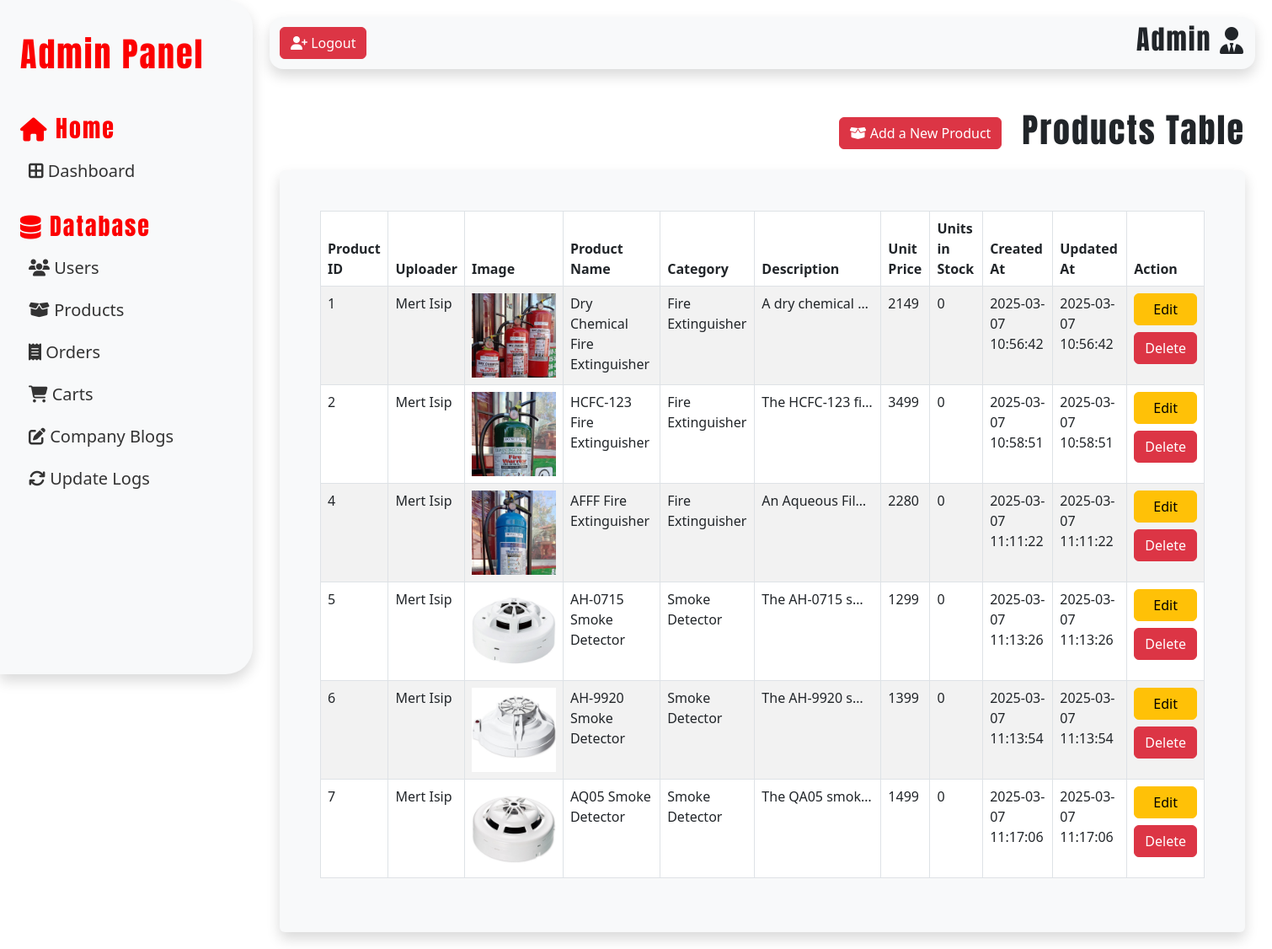
Page /src/adminIndex.php?page=products (signed in) on the earlier database version.
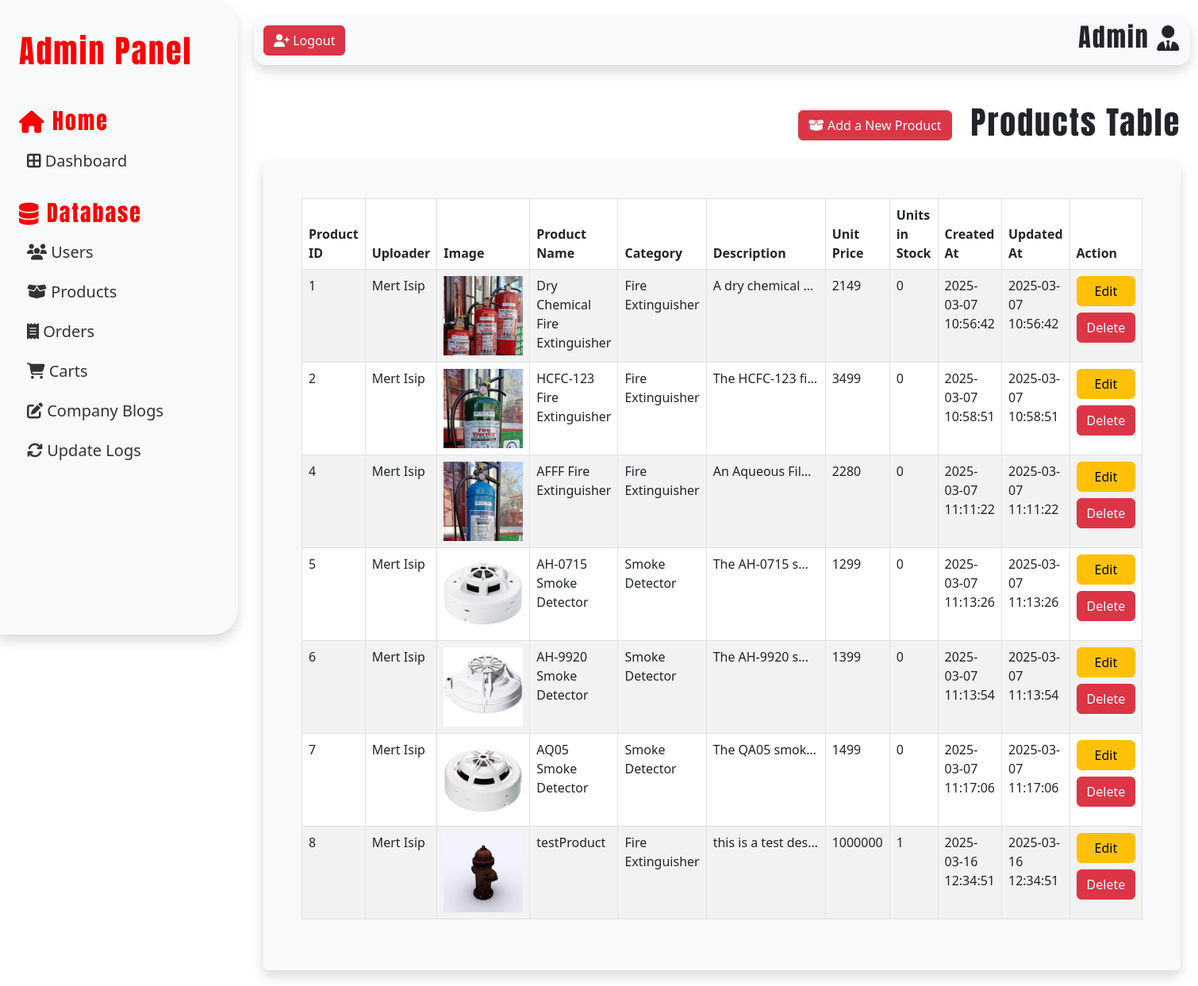
Same page on the later database version.
### tables this page shows
CREATE TABLE `products_tbl` (
  `productID` int(11) NOT NULL AUTO_INCREMENT,
  `userID` int(11) DEFAULT NULL,
  `productName` varchar(50) NOT NULL,
  `productIMG` varchar(100) NOT NULL,
  `categoryID` int(11) DEFAULT NULL,
  `productDesc` text NOT NULL,
  `productPrice` float NOT NULL,
  `inStock` int(11) NOT NULL DEFAULT 0,
  `createdAt` datetime NOT NULL DEFAULT current_timestamp(),
  `updatedAt` datetime NOT NULL DEFAULT current_timestamp(),
  PRIMARY KEY (`productID`),
  UNIQUE KEY `productName` (`productName`),
  KEY `productCategoryFK` (`categoryID`) USING BTREE,
  KEY `productUserFK` (`userID`),
  CONSTRAINT `productCategoryFK` FOREIGN KEY (`categoryID`) REFERENCES `categories_tbl` (`categoryID`) ON DELETE NO ACTION ON UPDATE NO ACTION,
  CONSTRAINT `productUserFK` FOREIGN KEY (`userID`) REFERENCES `users_tbl` (`userID`) ON DELETE NO ACTION ON UPDATE NO ACTION
);

CREATE TABLE `categories_tbl` (
  `categoryID` int(11) NOT NULL AUTO_INCREMENT,
  `categoryName` varchar(50) NOT NULL,
  `createdAt` datetime NOT NULL DEFAULT current_timestamp(),
  `updatedAt` datetime NOT NULL DEFAULT current_timestamp(),
  PRIMARY KEY (`categoryID`),
  UNIQUE KEY `categoryName` (`categoryName`)
);

### src/adminPages/productsTable.php (the view, shortened to what this page needs)
<?php
require_once 'weltz_dbconnect.php';
$productsSQL =
    "SELECT
        p.productID,
        CONCAT(u.userFname, ' ', u.userLname) AS userFullName,
        p.productIMG,
        p.productName,
        c.categoryName,
        p.productDesc,
        p.productPrice,
        p.inStock,
        p.createdAt,
        p.updatedAt
    FROM
        products_tbl p
    JOIN
        users_tbl u ON p.userID = u.userID
    JOIN
        categories_tbl c ON p.categoryID = c.categoryID
    ";
$productsSQLResult = $conn->query($productsSQL);
?>
<div class="userTableHeader mb-3 d-flex justify-content-end align-items-center gap-3">
    <button type="button" class="btn btn-danger me-2" data-bs-toggle="modal" data-bs-target="#addNewProdModal">
        <i class="fa-solid fa-box-open"></i> Add a New Product
    </button>
    <h1>Products Table</h1>
</div>
<div class="container-fluid bg-light p-5 rounded shadow">
    <table id="myTable" class="table table-bordered table-striped">
        <thead>
            <tr>
                <th>Product ID</th>
                <th>Uploader</th>
                <th>Image</th>
                <th>Product Name</th>
                <th>Category</th>
                <th>Description</th>
                <th>Unit Price</th>
                <th>Units in Stock</th>
                <th>Created At</th>
                <th>Updated At</th>
                <th>Action</th>
            </tr>
        </thead>
        <tbody>
            <?php
            if ($productsSQLResult->num_rows > 0) {
                while ($row = $productsSQLResult->fetch_assoc()) {
            ?>
                    <tr>
                        <td><?php echo $row['productID'] ?></td>
                        <td><?php echo $row['userFullName'] ?></td>
                        <td><img src="<?php echo $row['productIMG'] ?>" alt="<?php echo $row['productName'] ?>" style="width:100px"></td>
                        <td><?php echo $row['productName'] ?></td>
                        <td><?php echo $row['categoryName'] ?></td>
                        <td style="max-width: 150px; white-space: nowrap; overflow: hidden; text-overflow: ellipsis;">
                            <?php echo $row['productDesc'] ?>
                        </td>
                        <td><?php echo $row['productPrice'] ?></td>
                        <td><?php echo $row['inStock'] ?></td>
                        <td><?php echo  $row['createdAt'] ?></td>
                        <td><?php echo  $row['updatedAt'] ?></td>
                        <td>
                            <div class='d-grid gap-2'>
                                <button class='btn btn-warning'>Edit</button>
                                <button class='btn btn-danger'>Delete</button>
                            </div>
                        </td>
                    </tr>
                <?php
                }
            } else {
                ?>
                <h1 class="text-center">No products found</h1>
            <?php
            }
            ?>
        </tbody>
    </table>
</div>

### src/adminIndex.php (shortened to what this page needs)
<!DOCTYPE html>
<html lang="en">
<head>
  <link rel="stylesheet" href="styles.css">
  <link rel="stylesheet" href="adminPages/adminDashboard.css">
  <?php require_once 'cssLibraries.php' ?>
</head>
<body class="adminPanel">
  <nav id="sidebar" class="bg-light p-4 shadow rounded-end-5">
    <div class="sidebar-header mb-5 mt-3">
      <h1>Admin Panel</h1>
    </div>
    <div class="mb-4">
      <div class="sidebar-header">
        <h3><i class="fa-solid fa-house"></i> Home</h3>
      </div>
      <ul class="list-unstyled components">
        <li>
          <a class="fs-5" href="?page=dashboard"><i class="fa-solid fa-border-all"></i> Dashboard</a>
        </li>
      </ul>
    </div>
    <div>
      <div class="sidebar-header">
        <h3><i class="fa-solid fa-database"></i> Database</h3>
      </div>
      <ul class="list-unstyled components">
        <li>
          <a class="fs-5" href="?page=users"><i class="fa-solid fa-users"></i> Users</a>
        </li>
        <li>
          <a class="fs-5" href="?page=products"><i class="fa-solid fa-box-open"></i> Products</a>
        </li>
        <li>
          <a class="fs-5" href="?page=orders"><i class="fa-solid fa-receipt"></i> Orders</a>
        </li>
        <li>
          <a class="fs-5" href="?page=carts"><i class="fa-solid fa-cart-shopping"></i> Carts</a>
        </li>
        <li>
          <a class="fs-5" href="?page=blogs"><i class="fa-solid fa-pen-to-square"></i> Company Blogs</a>
        </li>
        <li>
          <a class="fs-5" href="?page=logs"><i class="fa-solid fa-arrows-rotate"></i> Update Logs</a>
        </li>
      </ul>
    </div>
  </nav>
  <div class="container-fluid" id="adminContent">
    <nav id="adminHeader" class="navbar navbar-expand-lg navbar-light bg-light mb-5 rounded-4 shadow">
      <div class="container-fluid">
        <form id="logoutUserForm" method="POST">
          <button type="submit" class="btn btn-danger">
            <i class="fa-solid fa-user-plus"></i> Logout
          </button>
        </form>
        <h2 class="ml-3">Admin <i class="fa-solid fa-user-tie"></i></h2>
      </div>
    </nav>
    <div class="container-fluid">
      <?php
      $page = 'dashboard';
      if (isset($_GET['page'])) {
        $page = $_GET['page'];
      }
      switch ($page) {
        case 'products':
          include 'adminPages/productsTable.php';
          break;
      }
      ?>
    </div>
  </div>
</body>
</html>

### src/cssLibraries.php (shortened to what this page needs)
<link href="https://cdn.jsdelivr.net/npm/bootstrap@5.3.3/dist/css/bootstrap.min.css" rel="stylesheet">
<link rel="stylesheet" href="https://cdnjs.cloudflare.com/ajax/libs/font-awesome/6.7.2/css/all.min.css" />
<link rel="stylesheet" href="https://cdnjs.cloudflare.com/ajax/libs/twitter-bootstrap/5.3.0/css/bootstrap.min.css">
<link rel="stylesheet" href="https://cdn.datatables.net/2.2.2/css/dataTables.bootstrap5.css">

### src/styles.css (style rules this page uses)
* { padding: 0; margin: 0; box-sizing: border-box; }
html { scroll-behavior: smooth; }
body { background-color: white; color: #231f20; font-family: 'Bebas Neue', sans-serif; }
h1, h2, h3 { font-family: 'Anton', sans-serif; letter-spacing: 2px; }
.adminPanel { display: flex; }
#sidebar { min-width: 300px; max-width: 300px; height: 100vh; color: #fc0001; top: 0; position: sticky; }
#adminContent { width: 100%; padding: 20px; }
.components { padding: 0; list-style: none; }
.components li { padding: 10px; }
.components a { color: #333; display: block; text-decoration: none; font-size: 1.2rem; transition: color 0.3s ease-in-out, transform 0.3s ease-in-out; }
#adminHeader { top: 0; position: sticky; }

Differences in the rows shown:
added products_tbl: productID "8", userFullName "Mert Isip", productIMG (picture), productName "testProduct", categoryID.categoryName "Fire Extinguisher", productDesc "this is a test des…", productPrice "1000000", inStock "1", createdAt "2025-03-16 12:34:51", updatedAt "2025-03-16 12:34:51"
